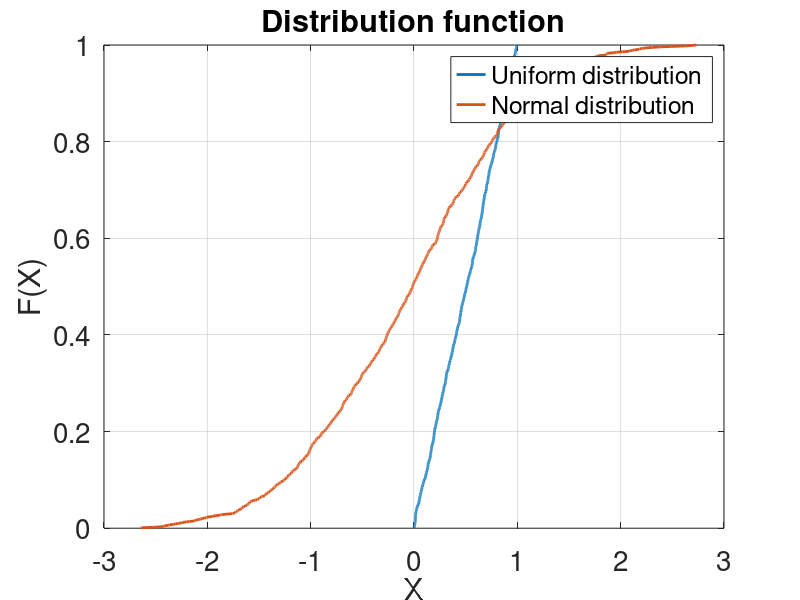

Write the MATLAB code that produced this figure.
clear all
close all
clc
if exist('dat1_1.mat','file')
    load dat1_1;
    fprintf('Dimension of x, (N) = %d',length(x)); 
else
    warning('dat1_1 doesnot exist')
    return
end

if exist('dat1_2.mat','file')
    load dat1_2;
    fprintf('\nDimension of x1, (N1) = %d',length(x1)); 
else
    fprintf('\n')
    warning('dat1_2 doesnot exist')
    return
 end

y = linspace(0,1,length(x));
y1 = linspace(0,1,length(x1));
z = sort(x);
z1 = sort(x1);
figure()
plot(z,y,'LineWidth',2)
set(gca,'FontSize',20)
hold on
plot(z1,y1,'LineWidth',2)
xlabel('X')
ylabel('F(X)')
grid on
title('Distribution function')
legend('Uniform distribution','Normal distribution')
